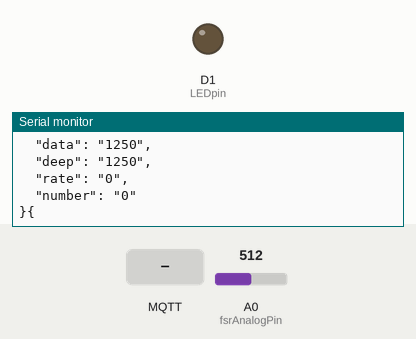
Simulated run of this sketch. Board: ESP8266 (NodeMCU). Parts: output pins drawn as LEDs (lit = HIGH), the last lines printed to the serial monitor. The inputs (shaded band) are chosen by the test bench; at power-on: A0 (fsrAnalogPin) = 512. WiFi joins after 1.5 s; servers stay silent unless stated; no MQTT or app messages arrive unless stated.

Above: at 2.7 s.
2.8 s: MQTT message "on" arrives on the first subscribed topic
At 3.3 s:
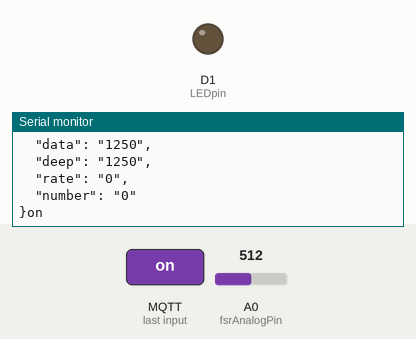
4.3 s: MQTT message "1" arrives on the first subscribed topic
At 4.41 s:
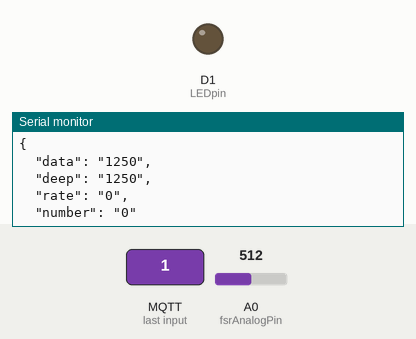

The sketch:

FSR-mqtt_FILTER_.ino
```cpp
#include <ESP8266WiFi.h>
#include <PubSubClient.h>
#include <string.h>
#include <ArduinoJson.h>
#define MQTT_VERSION MQTT_VERSION_3_1_1
#define FILTER_N 3

const char* WIFI_SSID = "Li-511";
const char* WIFI_PASSWORD = "googleiot";
const PROGMEM char* MQTT_CLIENT_ID = "fsrReading11";
const PROGMEM char* MQTT_SERVER_IP = "123.206.127.199";
const PROGMEM uint16_t MQTT_SERVER_PORT = 1883;
const PROGMEM char* MQTT_USER = "admin";
const PROGMEM char* MQTT_PASSWORD = "password";

WiFiClient wifiClient;
PubSubClient client(wifiClient);

int Filter_Value;   //filter:滤波, 定义滤波值
int fsrAnalogPin = A0; // FSR is connected to analog A0
int LEDpin = D1; // connect Red LED to pin D1 (PWM pin)
int fsrReading; // the analog reading from the FSR resistor divider
int LEDbrightness;
char msg[50];
char message[50];
bool flag = false;
int data, rate, deep;
int number = 0;
long starttime = 0;
long lasttime = 0;
bool arrived = false;
int fsrVoltage;
unsigned long fsrResistance;
unsigned long fsrConductance;
long fsrForce;

// 收到信息后会调用
void callback(char* p_topic, byte* p_payload, unsigned int p_length) {
  // concat the payload into a string
  String payload;
  for (uint8_t i = 0; i < p_length; i++) {
    payload.concat((char)p_payload[i]);
  }
  Serial.println(payload);

  if(payload.toInt() == 0){
    arrived = true;
  }
  else if(payload.toInt() == 1){
    arrived = false;
  }
  // handle message topic
}


//void callback(char* topic, byte* payload, unsigned int length) {
//  Serial.print("Message arrived [");
//  Serial.print(topic);
//  Serial.print("] ");
//  for (int i = 0; i < length; i++) {
//    message[i] = (char)payload[i];
//    Serial.print((char)payload[i]);
//  }
//
//  Serial.println();
//
////  if ((char)payload[0] == '1') {
////    arrived = false;
////  } else {
////    arrived = true;
////  }
//}

void reconnect() {
  // Loop until we're reconnected
  while (!client.connected()) {
    Serial.print("INFO: Attempting MQTT connection...");
    // Attempt to connect
    if (client.connect(MQTT_CLIENT_ID, MQTT_USER, MQTT_PASSWORD)) {
      Serial.println("INFO: connected");
      // Once connected, publish an announcement...
      client.publish("outTopic", "okok");
      // ... and resubscribe
      client.subscribe("inTopic");
    } else {
      Serial.print("ERROR: failed, rc=");
      Serial.print(client.state());
      Serial.println("DEBUG: try again in 5 seconds");
      // Wait 5 seconds before retrying
      delay(5000);
    }
  }
}

void publishData(long fsrForce, int deep, int rate, int number) {
//   create a JSON object
//   doc : https://github.com/bblanchon/ArduinoJson/wiki/API%20Reference
  StaticJsonBuffer<200> jsonBuffer;
  JsonObject& root = jsonBuffer.createObject();
//   INFO: the data must be converted into a string; a problem occurs when using floats...
  root["data"] = (String)fsrForce;
  root["deep"] = (String)deep;
  root["rate"] = (String)rate;
  root["number"] = (String)number;
  root.prettyPrintTo(Serial);
    char Jsondata[200];
  root.printTo(Jsondata, root.measureLength() + 1);
  client.publish("FSR", Jsondata,true);
}

void setup() {
  Serial.begin(9600);
  // init the WiFi connection
  Serial.println();
  Serial.println();
  Serial.print("INFO: Connecting to ");
  WiFi.mode(WIFI_STA);
  Serial.println(WIFI_SSID);
  WiFi.begin(WIFI_SSID, WIFI_PASSWORD);

  while (WiFi.status() != WL_CONNECTED) {
    delay(500);
    Serial.print(".");
  }

  Serial.println("");
  Serial.println("INFO: WiFi connected");
  Serial.print("INFO: IP address: ");
  Serial.println(WiFi.localIP());

  // init the MQTT connection
  client.setServer(MQTT_SERVER_IP, MQTT_SERVER_PORT);
  client.setCallback(callback);

   pinMode(LEDpin, OUTPUT);
   starttime = millis();
}


void loop() {
  if (!client.connected()) {
    reconnect();
  }

//  Serial.print("Analog reading = ");
//  Serial.println(fsrReading);
//  int chk = DHT11.read(DHT11PIN);

  fsrReading = Filter();  //获得滤波器输出值
  // analog voltage reading ranges from about 0 to 1023 which maps to 0V to 5V (= 5000mV)
  fsrVoltage = map(fsrReading, 0, 1023, 0, 5000);
  if (fsrVoltage == 0) {
    fsrForce = 0;
  }
  else{
    fsrResistance = 5000 - fsrVoltage; // fsrVoltage is in millivolts so 5V = 5000mV
    fsrResistance *= 10000; // 10K resistor
    fsrResistance /= fsrVoltage;
    fsrConductance = 1000000; // we measure in micromhos so
    fsrConductance /= fsrResistance;
    if (fsrConductance <= 1000) {
      fsrForce = fsrConductance *1000 / 80;
    }
    else {
      fsrForce = fsrConductance - 1000;
      fsrForce = fsrForce *1000 / 30;
    }
  }

  //计算呼吸频率
  if(fsrForce == 0 && !flag){
    deep = fsrForce;
  }
  else if(fsrForce > 0){
    flag = true;
    if(deep < fsrForce){
       deep = fsrForce;
    }
  }
  else if(fsrForce == 0 && flag){
    number++;
    flag = false;
    long now = millis();
    rate =  number * 1000 * 60 / (now - starttime) ;
  }

  long now = millis();
  if(now - lasttime > 200){
    lasttime = now;

    //注意本句一定要加！
    client.subscribe("inTopic");

    if(!arrived){
      publishData((long)fsrForce, (int)deep, (int)rate, (int)number);
      //若收到Android发送的邮件，则停止传输数据
    }
    else{
      fsrForce = deep = rate = number = 0;
      lasttime = now;
    }
  }

  client.loop();
}

//获取传感器数据
int Get_AD(){
    fsrReading = analogRead(fsrAnalogPin);
  if(fsrReading <= 15){  //手动滤波，消除数值持续在 15 以下的噪声（欠妥）  噪声非常稳定，不知道用什么滤波法了……
    fsrReading = 0;
  }
  return fsrReading;
}

//递推平均滤波法（又称滑动平均滤波法）
int filter_buf[FILTER_N + 1]; //把连续取得的N个采样值看成一个队列，队列的长度固定为N
int Filter(){
  int i;
  int filter_sum = 0;
  filter_buf[FILTER_N] = Get_AD();    //获取传感器数据
  for(i = 0; i < FILTER_N; i++) {
    filter_buf[i] = filter_buf[i+1]; //所有数据左移，低位扔掉
    filter_sum += filter_buf[i];
  }
  return (int)(filter_sum / FILTER_N);  //求平均，得到滤波值
}

 /*
A、名称：递推平均滤波法（又称滑动平均滤波法）
B、方法：
把连续取得的N个采样值看成一个队列，队列的长度固定为N，
每次采样到一个新数据放入队尾，并扔掉原来队首的一次数据（先进先出原则），
把队列中的N个数据进行算术平均运算，获得新的滤波结果。
N值的选取：流量，N=12；压力，N=4；液面，N=4-12；温度，N=1-4。
 C、优点：
对周期性干扰有良好的抑制作用，平滑度高；
适用于高频振荡的系统。
D、缺点：
灵敏度低，对偶然出现的脉冲性干扰的抑制作用较差；
不易消除由于脉冲干扰所引起的采样值偏差；
不适用于脉冲干扰比较严重的场合；
比较浪费RAM。
E、整理：shenhaiyu 2013-11-01
 */
```

Measured:
- after the input at 2.8 s, the serial monitor: prints a new line at once (image 1)
- after the input at 4.3 s, the serial monitor: prints a new line at once (image 2)
